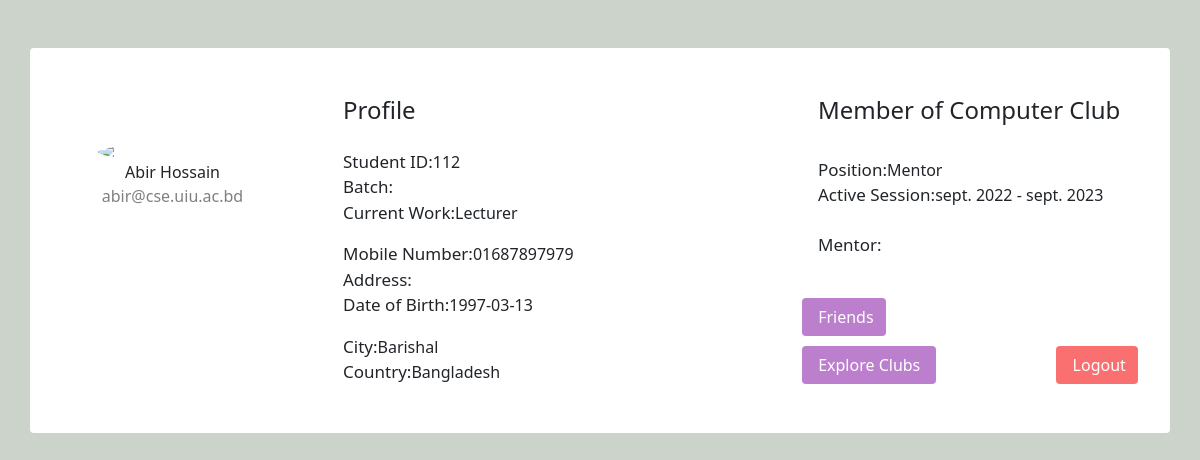
Screenshot of /profile.php (signed in) with the database file from the repository.
### tables this page shows
CREATE TABLE `person` (
  `id` varchar(20) NOT NULL,
  `name` varchar(100) DEFAULT NULL,
  `email` varchar(100) DEFAULT NULL,
  `address` varchar(100) DEFAULT NULL,
  `phone` varchar(20) DEFAULT NULL,
  `current_work` varchar(50) DEFAULT NULL,
  `dob` date DEFAULT NULL,
  `city` int(11) DEFAULT NULL,
  `country` int(11) DEFAULT NULL,
  `batch` int(11) DEFAULT NULL,
  `passwd` varchar(50) DEFAULT NULL
);

CREATE TABLE `city` (
  `id` int(11) NOT NULL,
  `name` varchar(50) DEFAULT NULL
);

CREATE TABLE `country` (
  `id` int(11) NOT NULL,
  `name` varchar(50) DEFAULT NULL
);

CREATE TABLE `club` (
  `id` int(11) NOT NULL,
  `name` varchar(100) DEFAULT NULL,
  `room` varchar(50) DEFAULT NULL,
  `description` varchar(500) DEFAULT NULL
);

CREATE TABLE `club_position` (
  `id` int(11) NOT NULL,
  `name` varchar(50) DEFAULT NULL
);

CREATE TABLE `session` (
  `id` int(11) NOT NULL,
  `name` varchar(50) DEFAULT NULL
);

### profile.php (the view, shortened to what this page needs)
<?php
$connect = mysqli_connect(HOST, USER, PASS, DB) or die("Can not connect");
    $id = $_SESSION['user_id'];
    $profile_picture = $id . '.jpg';
    $results = mysqli_query($connect, "SELECT * FROM person WHERE id = '$id'")
        or die("Can not execute query");
    while ($rows = mysqli_fetch_array($results)) {
        extract($rows);
    }
    $city_result = mysqli_query($connect, "SELECT name FROM `city` WHERE id = '$city'")
    or die("Can not execute query");
    $city_name = "";
    if ($row = mysqli_fetch_assoc($city_result)) {
        $city_name = $row['name'];
    }
    $country_result = mysqli_query($connect, "SELECT name FROM `country` WHERE id = '$country'")
    or die("Can not execute query");
    $country_name = "";
    if ($row = mysqli_fetch_assoc($country_result)) {
        $country_name = $row['name'];
    }
    $club_position_query = mysqli_query($connect, "SELECT club_position.name FROM members_info LEFT JOIN club_position ON members_info.club_position = club_position.id WHERE members_info.person_id = '$id'")
    or die("Can not execute club position query");
    $club_position = "";
    if ($row = mysqli_fetch_assoc($club_position_query)) {
        $club_position = $row['name'];
    }
    $club_name_query = mysqli_query($connect, "SELECT name FROM club WHERE club.id = (SELECT members_info.club FROM members_info WHERE person_id = '$id')")
    or die("Can not execute club position query");
    $club_name = "";
    if ($row = mysqli_fetch_assoc($club_name_query)) {
        $club_name = $row['name'];
    }
    $session_query = mysqli_query($connect, "SELECT session.name FROM members_info left JOIN session on members_info.sessions = session.id WHERE members_info.person_id = '$id'")
    or die("Can not execute club position query");
    $session_name = "";
    if ($row = mysqli_fetch_assoc($session_query)) {
        $session_name = $row['name'];
    }
    $mentor_name = "";
?>
<!DOCTYPE html>
<html lang="en">
<head>
    <link rel="stylesheet" href="./assets/style.css">
    <link href="https://cdn.jsdelivr.net/npm/bootstrap@5.0.0-alpha1/dist/css/bootstrap.min.css" rel="stylesheet">
</head>
<body>
    <div class="container rounded bg-white mt-5 mb-5">
    <div class="row">
        <div class="col-md-3 border-right">
            <div class="d-flex flex-column align-items-center text-center p-3 py-5">
                <img class="rounded-circle mt-5" width="150px" src="uploads/<?php echo $profile_picture; ?>">
                <span class="font-weight-bold"><?php echo $name; ?></span>
                <span class="text-black-50"><?php echo $email; ?></span>
            </div>
        </div>
        <div class="col-md-5 border-right">
            <div class="p-3 py-5">
                <div class="d-flex justify-content-between align-items-center mb-3">
                    <h4 class="text-right">Profile</h4>
                </div>
                <div class="row mt-2">
                    <div class="col-md-6"><label class="labels">Student ID: </label><?php echo $id; ?></div>
                    <div class="col-md-12"><label class="labels">Batch: </label><?php echo $batch; ?></div>
                    <div class="col-md-12"><label class="labels">Current Work: </label><?php echo $current_work; ?></div>
                </div>
                <div class="row mt-3">
                    <div class="col-md-12"><label class="labels">Mobile Number: </label><?php echo $phone; ?></div>
                    <div class="col-md-12"><label class="labels">Address: </label><?php echo $address; ?></div>
                    <div class="col-md-12"><label class="labels">Date of Birth: </label><?php echo $dob; ?></div>
                </div>
                <div class="row mt-3">
                    <div class="col-md-12"><label class="labels">City: </label><?php echo $city_name; ?></div>
                    <div class="col-md-12"><label class="labels">Country: </label><?php echo $country_name; ?></div>
                </div>
            </div>
        </div>
        <div class="col-md-4">
            <div class="p-3 py-5">
                <div class="d-flex justify-content-between align-items-center experience">
                    <span>
                        <h4 class="text-right"><?php echo "Member of $club_name";?></h4>
                    </span>
                </div><br>
                <?php if (!empty($club_position) && !empty($session_name)): ?>
                    <div class="col-md-12"><label class="labels">Position: </label><?php echo $club_position; ?></div>
                    <div class="col-md-12"><label class="labels">Active Session: </label><?php echo $session_name; ?></div> <br>
                    <div class="col-md-12"><label class="labels">Mentor: </label><?php echo $mentor_name; ?></div>
                    <?php else: ?>
                        <div class="col-md-12"><label class="labels">You are not a member. </label> <a href="join_club.php?id=<?php echo $id; ?>"> Join a Club!</a></div>
                    <?php endif; ?>
            </div>
<span>
    <a href="friends.php" class="light-purple-btn">
        <i class="fa fa-plus"></i>&nbsp;Friends
    </a>
</span>
<br> <br>
<span>
    <a href="clubs.php" class="light-purple-btn">
        <i class="fa fa-plus"></i>&nbsp;Explore Clubs
    </a>
    <a href="logout.php" class="light-red-btn" style="margin-left: 120px;">
        <i class="fa fa-plus"></i>&nbsp;Logout
    </a>
</span>
        </div>
    </div>
</div>
</body>
</html>

### assets/style.css (style rules this page uses)
body { background: rgb(99, 39, 120); font-size: large; }
.labels { font-size: 17px }

### profile.php (style rules this page uses)
body { background-color: #CCD3CA; }
.light-purple-btn { background-color: #BC7FCD; color: #fff; padding: 8px 12px; border-radius: 4px; text-decoration: none; }
.light-red-btn { background-color: #FA7070; color: #fff; padding: 8px 12px; border-radius: 4px; text-decoration: none; }

### rows the page displays
person: name "Abir Hossain", email "abir@cse.uiu.ac.bd", id "112", current_work "Lecturer", phone "01687897979", dob "1997-03-13"
city: name "Barishal"
country: name "Bangladesh"
club: name "Computer Club"
club_position: name "Mentor"
session: name "sept. 2022 - sept. 2023"
